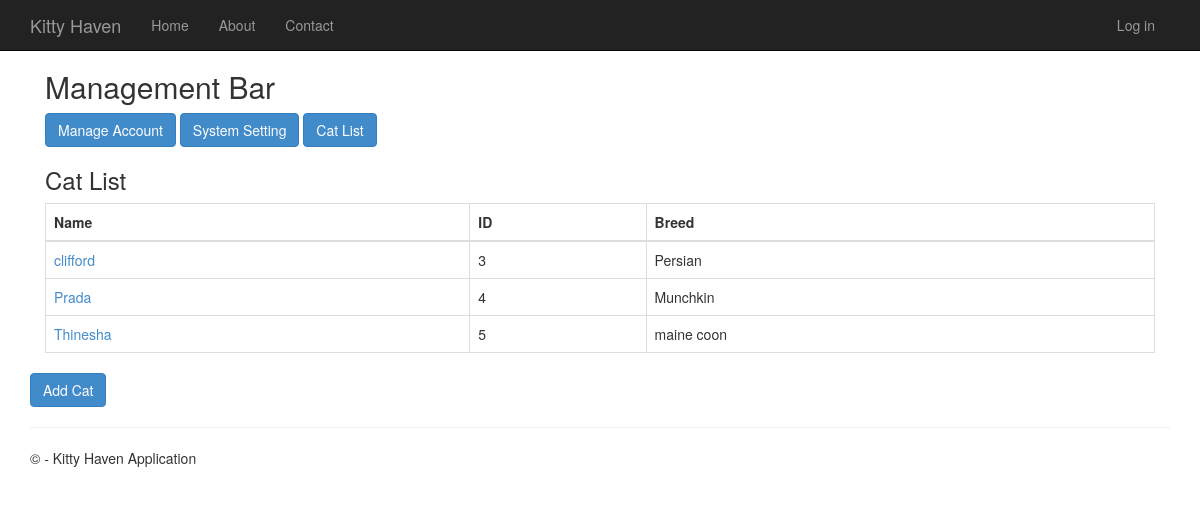
Page /cat-list/ on the committed database.
### CatDatabase/models.py (models this page shows, shortened)
class Cat(models.Model):
    CatID = models.AutoField(primary_key=True)
    UserID = models.ForeignKey(djangoUser, on_delete=models.CASCADE, null=True, blank=True)
    Name = models.CharField(max_length=50)
    Breed = models.CharField(max_length=50)
    Age = models.IntegerField()
    Gender = models.CharField(max_length=1)
    Description = models.CharField(max_length=500)

### app/views.py (the view)
# urls.py: path('cat-list/', views.cat_list, name='cat_list'),
def cat_list(request):
    cats = Cat.objects.all()
    return render(request, 'app/cat_list.html', {'cats': cats})

### app/templates/app/cat_list.html
{% extends "app/layout.html" %}
{% block content %}
<div class="container border p-4">
    <h2 class="fw-bold border-bottom pb-2">Management Bar</h2>
    <div class="d-flex justify-content-between align-items-center mb-3">
        <div>
            <a href="{% url 'configure_account' %}" class="btn btn-primary">Manage Account</a>
            <a href="{% url 'system_settings' %}" class="btn btn-primary"> System Setting</a>
            <a href="{% url 'cat_list' %}" class="btn btn-primary"> Cat List</a>
        </div>
    </div>
    <h3 class="fw-bold">Cat List</h3>
    <div class="table-responsive">
        <table class="table table-bordered">
            <thead class="table-dark">
                <tr>
                    <th>Name</th>
                    <th>ID</th>
                    <th>Breed</th>
                </tr>
            </thead>
            <tbody>
                {% for cat in cats %}
                <tr>
                    <td>
                        <a href="{% url 'cat_details' cat.CatID %}" class="text-decoration-none">
                            {{ cat.Name }}
                        </a>
                    </td>
                    <td>{{ cat.CatID }}</td>
                    <td>{{ cat.Breed }}</td>
                </tr>
                {% empty %}
                <tr>
                    <td colspan="3" class="text-center">No cats found</td>
                </tr>
                {% endfor %}
            </tbody>
        </table>
    </div>
</div>
<div class="mt-3">
    <a href="{% url 'create_cat' %}" class="btn btn-primary">Add Cat</a>
</div>
{% endblock %}

### app/static/app/content/site.css (style rules this page uses)
body { padding-top: 50px; padding-bottom: 20px; }

### rows in the picture
Cat: Name "clifford", CatID "3", Breed "Persian"
Cat: Name "Prada", CatID "4", Breed "Munchkin"
Cat: Name "Thinesha", CatID "5", Breed "maine coon"
